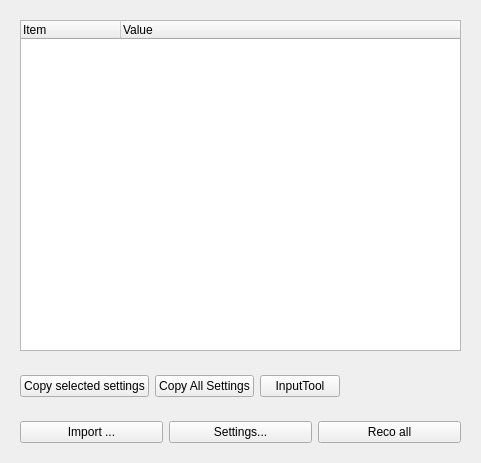
<?xml version="1.0" encoding="UTF-8"?>
<ui version="4.0">
 <class>QueeWidget</class>
 <widget class="QWidget" name="QueeWidget">
  <property name="geometry">
   <rect>
    <x>0</x>
    <y>0</y>
    <width>481</width>
    <height>463</height>
   </rect>
  </property>
  <property name="windowTitle">
   <string>Form</string>
  </property>
  <layout class="QVBoxLayout" name="verticalLayout">
   <item>
    <widget class="QWidget" name="TreePlaceHolder" native="true">
     <layout class="QVBoxLayout" name="verticalLayout_2">
      <item>
       <widget class="QTreeWidget" name="treeWidget">
        <property name="acceptDrops">
         <bool>true</bool>
        </property>
        <column>
         <property name="text">
          <string>Item</string>
         </property>
        </column>
        <column>
         <property name="text">
          <string>Value</string>
         </property>
        </column>
       </widget>
      </item>
     </layout>
    </widget>
   </item>
   <item>
    <widget class="QWidget" name="widget" native="true">
     <layout class="QHBoxLayout" name="horizontalLayout_2">
      <item>
       <widget class="QPushButton" name="btn_selected_setting">
        <property name="text">
         <string>Copy selected settings</string>
        </property>
       </widget>
      </item>
      <item>
       <widget class="QPushButton" name="btn_copy">
        <property name="text">
         <string>Copy All Settings</string>
        </property>
       </widget>
      </item>
      <item>
       <widget class="QPushButton" name="btn_in_tool">
        <property name="text">
         <string>InputTool</string>
        </property>
       </widget>
      </item>
      <item>
       <spacer name="horizontalSpacer">
        <property name="orientation">
         <enum>Qt::Horizontal</enum>
        </property>
        <property name="sizeHint" stdset="0">
         <size>
          <width>40</width>
          <height>20</height>
         </size>
        </property>
       </spacer>
      </item>
     </layout>
    </widget>
   </item>
   <item>
    <widget class="QWidget" name="ButtonPlaceHolder" native="true">
     <layout class="QHBoxLayout" name="horizontalLayout">
      <item>
       <widget class="QPushButton" name="btn_import">
        <property name="text">
         <string>Import ...</string>
        </property>
       </widget>
      </item>
      <item>
       <widget class="QPushButton" name="btn_settings">
        <property name="text">
         <string>Settings...</string>
        </property>
       </widget>
      </item>
      <item>
       <widget class="QPushButton" name="btn_reco">
        <property name="text">
         <string>Reco all</string>
        </property>
       </widget>
      </item>
     </layout>
    </widget>
   </item>
  </layout>
 </widget>
 <resources/>
 <connections/>
</ui>
